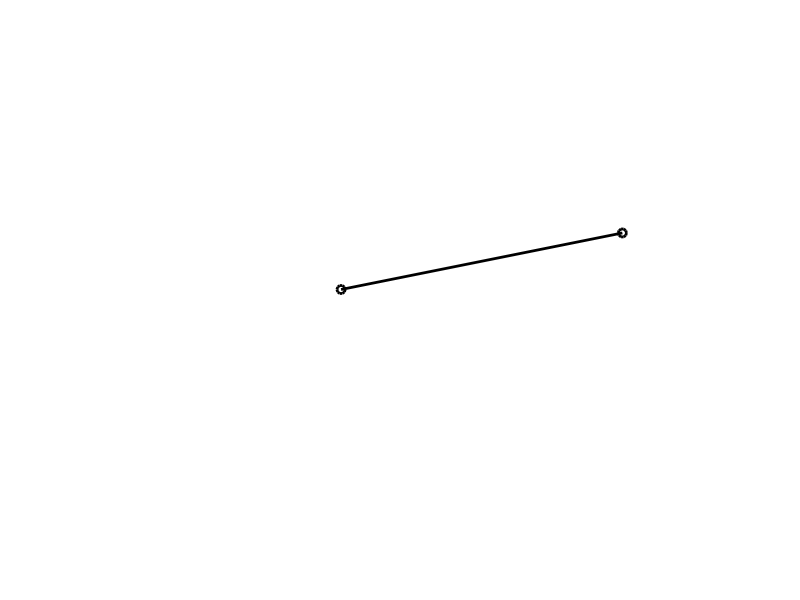

This figure's MATLAB source: (Note: this script raises an error after producing the figure.)
% Initializing parameters
n = 40; phi = linspace(0,2*pi,n);
a = 1; b = 2.5; e = 0.25; nF = 5;
c = 0.5; d = 1; f = 0.06;
ax = a*cos(phi); ay = a*sin(phi);
s = real(ax + sqrt(b^2 - (ay - e).^2));
v = [1.1*min(ax),1.1*(max(s)+d/2) 1.1*min(ay),1.1*max(ay)];
xgnd = [min(ax),max(s)+d/2,max(s)+d/2,min(ax),min(ax)];
ygnd = [e,e,e-f,e-f,e];
slidery = [e,e+c,e+c,e,e];% Vertical component of slider is constant
for k = 1:n 
	fill(xgnd,ygnd,'r') % Thin horizontal barhold on
	plot(ax,ay,'b--',0,0,'ko'); % Dashed circle and center of circle
	sliderx = [s(k)-d/2,s(k)-d/2,s(k)+d/2,s(k)+d/2,s(k)-d/2];
	fill(sliderx,slidery,'m');% Slider position
	plot([0 ax(k)],[0;ay(k)],'ko-','LineWidth',2);
	plot([ax(k),s(k)],[ay(k),e+c/2],'ko-','LineWidth',2);
	axis(v)
	axis off equal
	SliderCrankFrame(k) = getframe;
	hold off
end
movie(SliderCrankFrame,nF,30)
movie2avi(SliderCrankFrame,'SliderCrankAvi.avi','compression','none')